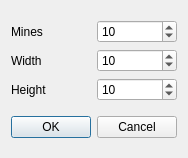
<?xml version="1.0" encoding="UTF-8"?>
<ui version="4.0">
 <class>CustomGame</class>
 <widget class="QDialog" name="CustomGame">
  <property name="geometry">
   <rect>
    <x>0</x>
    <y>0</y>
    <width>176</width>
    <height>158</height>
   </rect>
  </property>
  <property name="windowTitle">
   <string>Custom game</string>
  </property>
  <layout class="QVBoxLayout" name="verticalLayout">
   <item>
    <layout class="QGridLayout" name="gridLayout">
     <item row="0" column="1">
      <widget class="QSpinBox" name="spinMines">
       <property name="minimum">
        <number>1</number>
       </property>
       <property name="maximum">
        <number>999</number>
       </property>
       <property name="value">
        <number>10</number>
       </property>
      </widget>
     </item>
     <item row="0" column="0">
      <widget class="QLabel" name="labelMines">
       <property name="text">
        <string>Mines</string>
       </property>
      </widget>
     </item>
     <item row="2" column="0">
      <widget class="QLabel" name="labelHeight">
       <property name="text">
        <string>Height</string>
       </property>
      </widget>
     </item>
     <item row="2" column="1">
      <widget class="QSpinBox" name="spinHeight">
       <property name="minimum">
        <number>2</number>
       </property>
       <property name="maximum">
        <number>100</number>
       </property>
       <property name="value">
        <number>10</number>
       </property>
      </widget>
     </item>
     <item row="1" column="0">
      <widget class="QLabel" name="labelWidth">
       <property name="text">
        <string>Width</string>
       </property>
      </widget>
     </item>
     <item row="1" column="1">
      <widget class="QSpinBox" name="spinWidth">
       <property name="minimum">
        <number>8</number>
       </property>
       <property name="maximum">
        <number>100</number>
       </property>
       <property name="value">
        <number>10</number>
       </property>
      </widget>
     </item>
    </layout>
   </item>
   <item>
    <widget class="QDialogButtonBox" name="buttonBox">
     <property name="orientation">
      <enum>Qt::Horizontal</enum>
     </property>
     <property name="standardButtons">
      <set>QDialogButtonBox::Cancel|QDialogButtonBox::Ok</set>
     </property>
    </widget>
   </item>
  </layout>
 </widget>
 <resources/>
 <connections>
  <connection>
   <sender>buttonBox</sender>
   <signal>accepted()</signal>
   <receiver>CustomGame</receiver>
   <slot>accept()</slot>
   <hints>
    <hint type="sourcelabel">
     <x>248</x>
     <y>254</y>
    </hint>
    <hint type="destinationlabel">
     <x>157</x>
     <y>274</y>
    </hint>
   </hints>
  </connection>
  <connection>
   <sender>buttonBox</sender>
   <signal>rejected()</signal>
   <receiver>CustomGame</receiver>
   <slot>reject()</slot>
   <hints>
    <hint type="sourcelabel">
     <x>316</x>
     <y>260</y>
    </hint>
    <hint type="destinationlabel">
     <x>286</x>
     <y>274</y>
    </hint>
   </hints>
  </connection>
 </connections>
</ui>
